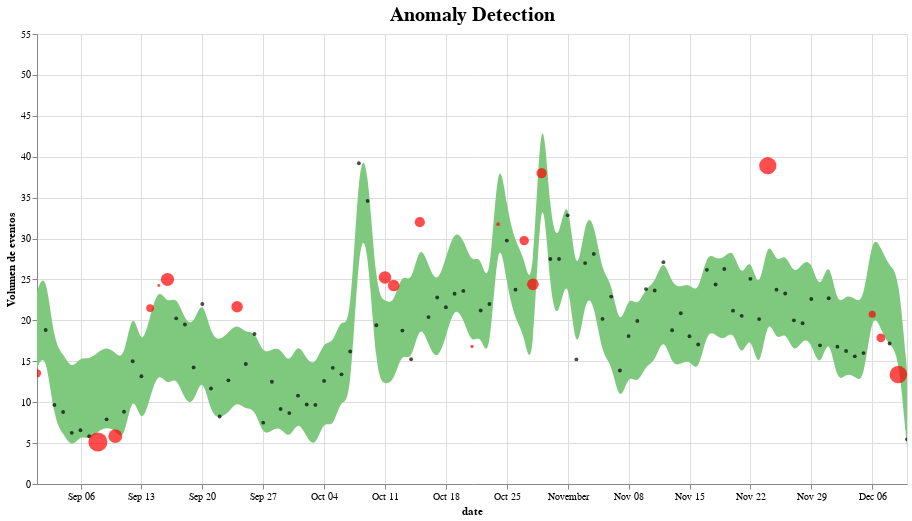

This figure's notebook cell:
### Code cell
def plot_anomalies(forecasted):
    interval = alt.Chart(forecasted).mark_area(interpolate="basis", color = '#7FC97F').encode(
    x=alt.X('ds:T',  title ='date'),
    y='yhat_upper',
    y2='yhat_lower',
    tooltip=['yearmonthdate(ds)', 'fact', 'yhat_lower', 'yhat_upper']
    ).interactive().properties(
        title='Anomaly Detection'
    )

    fact = alt.Chart(forecasted[forecasted.anomaly==0]).mark_circle(size=15, opacity=0.7, color = 'Black').encode(
        x='ds:T',
        y=alt.Y('fact', title='Volumen de eventos'),    
        tooltip=['yearmonthdate(ds)', 'fact', 'yhat_lower', 'yhat_upper']
    ).interactive()

    anomalies = alt.Chart(forecasted[forecasted.anomaly!=0]).mark_circle(size=30, color = 'Red').encode(
        x='ds:T',
        y=alt.Y('fact', title='Volumen de eventos'),    
        tooltip=['yearmonthdate(ds)', 'fact', 'yhat_lower', 'yhat_upper'],
        size = alt.Size( 'importance', legend=None)
    ).interactive()

    output = alt.layer(interval, fact, anomalies)\
              .properties(width=870, height=450)\
              .configure_title(fontSize=20)
    
    return output
              
plot_anomalies(pred)

### Figure 1 — Vega-Lite specification as saved in the notebook (floating-point values rounded to 4 significant figures)
{"$schema": "https://vega.github.io/schema/vega-lite/v4.8.1.json", "config": {"title": {"fontSize": 20}, "view": {"continuousHeight": 300, "continuousWidth": 400}}, "datasets": {"data-140708151720ecef936667dbf5d0ce32": [{"anomaly": -1, "ds": "2020-09-01T00:00:00", "fact": 13.53, "importance": 0.04706, "trend": 21.08, "yhat": 18.71, "yhat_lower": 14.17, "yhat_upper": 23.55}, {"anomaly": 0, "ds": "2020-09-02T00:00:00", "fact": 18.82, "importance": 0, "trend": 21.06, "yhat": 21.61, "yhat_lower": 16.45, "yhat_upper": 26.45}, {"anomaly": 0, "ds": "2020-09-03T00:00:00", "fact": 9.667, "importance": 0, "trend": 21.04, "yhat": 12.5, "yhat_lower": 7.582, "yhat_upper": 16.93}, {"anomaly": 0, "ds": "2020-09-04T00:00:00", "fact": 8.8, "importance": 0, "trend": 21.02, "yhat": 11.6, "yhat_lower": 6.222, "yhat_upper": 16.0}, {"anomaly": 0, "ds": "2020-09-05T00:00:00", "fact": 6.25, "importance": 0, "trend": 20.99, "yhat": 9.043, "yhat_lower": 4.328, "yhat_upper": 13.92}, {"anomaly": 0, "ds": "2020-09-06T00:00:00", "fact": 6.571, "importance": 0, "trend": 20.97, "yhat": 10.66, "yhat_lower": 6.027, "yhat_upper": 15.6}, {"anomaly": 0, "ds": "2020-09-07T00:00:00", "fact": 5.833, "importance": 0, "trend": 20.95, "yhat": 10.29, "yhat_lower": 5.344, "yhat_upper": 15.2}, {"anomaly": -1, "ds": "2020-09-08T00:00:00", "fact": 5.133, "importance": 0.2618, "trend": 20.93, "yhat": 11.2, "yhat_lower": 6.477, "yhat_upper": 16.1}, {"anomaly": 0, "ds": "2020-09-09T00:00:00", "fact": 7.9, "importance": 0, "trend": 20.9, "yhat": 11.89, "yhat_lower": 6.927, "yhat_upper": 16.81}, {"anomaly": -1, "ds": "2020-09-10T00:00:00", "fact": 5.846, "importance": 0.1367, "trend": 20.88, "yhat": 11.39, "yhat_lower": 6.645, "yhat_upper": 16.05}, {"anomaly": 0, "ds": "2020-09-11T00:00:00", "fact": 8.833, "importance": 0, "trend": 20.86, "yhat": 9.921, "yhat_lower": 4.985, "yhat_upper": 14.99}, {"anomaly": 0, "ds": "2020-09-12T00:00:00", "fact": 15, "importance": 0, "trend": 20.83, "yhat": 16.93, "yhat_lower": 11.76, "yhat_upper": 22.09}, {"anomaly": 0, "ds": "2020-09-13T00:00:00", "fact": 13.17, "importance": 0, "trend": 20.81, "yhat": 11.52, "yhat_lower": 6.862, "yhat_upper": 16.27}, {"anomaly": 1, "ds": "2020-09-14T00:00:00", "fact": 21.5, "importance": 0.04222, "trend": 20.79, "yhat": 15.56, "yhat_lower": 10.64, "yhat_upper": 20.59}, {"anomaly": 1, "ds": "2020-09-15T00:00:00", "fact": 24.25, "importance": 0.003426, "trend": 20.77, "yhat": 18.91, "yhat_lower": 13.88, "yhat_upper": 24.17}, {"anomaly": 1, "ds": "2020-09-16T00:00:00", "fact": 25, "importance": 0.1234, "trend": 20.74, "yhat": 16.95, "yhat_lower": 11.89, "yhat_upper": 21.92}, {"anomaly": 0, "ds": "2020-09-17T00:00:00", "fact": 20.25, "importance": 0, "trend": 20.72, "yhat": 18.24, "yhat_lower": 13.3, "yhat_upper": 23.12}, {"anomaly": 0, "ds": "2020-09-18T00:00:00", "fact": 19.5, "importance": 0, "trend": 20.7, "yhat": 15.02, "yhat_lower": 10.13, "yhat_upper": 19.96}, {"anomaly": 0, "ds": "2020-09-19T00:00:00", "fact": 14.25, "importance": 0, "trend": 20.68, "yhat": 14.65, "yhat_lower": 9.622, "yhat_upper": 19.31}, {"anomaly": 0, "ds": "2020-09-20T00:00:00", "fact": 22, "importance": 0, "trend": 20.65, "yhat": 18.2, "yhat_lower": 13.63, "yhat_upper": 23.04}, {"anomaly": 0, "ds": "2020-09-21T00:00:00", "fact": 11.67, "importance": 0, "trend": 20.63, "yhat": 13.32, "yhat_lower": 8.456, "yhat_upper": 18.08}, {"anomaly": 0, "ds": "2020-09-22T00:00:00", "fact": 8.25, "importance": 0, "trend": 20.61, "yhat": 12.68, "yhat_lower": 8.022, "yhat_upper": 17.5}, {"anomaly": 0, "ds": "2020-09-23T00:00:00", "fact": 12.67, "importance": 0, "trend": 20.59, "yhat": 13.68, "yhat_lower": 8.679, "yhat_upper": 18.55}, {"anomaly": 1, "ds": "2020-09-24T00:00:00", "fact": 21.67, "importance": 0.09408, "trend": 20.56, "yhat": 15.14, "yhat_lower": 10.18, "yhat_upper": 19.63}, {"anomaly": 0, "ds": "2020-09-25T00:00:00", "fact": 14.67, "importance": 0, "trend": 20.54, "yhat": 13.89, "yhat_lower": 9.041, "yhat_upper": 18.41}, {"anomaly": 0, "ds": "2020-09-26T00:00:00", "fact": 18.33, "importance": 0, "trend": 20.52, "yhat": 13.92, "yhat_lower": 9.368, "yhat_upper": 18.82}, {"anomaly": 0, "ds": "2020-09-27T00:00:00", "fact": 7.5, "importance": 0, "trend": 20.49, "yhat": 10.74, "yhat_lower": 5.826, "yhat_upper": 15.83}, {"anomaly": 0, "ds": "2020-09-28T00:00:00", "fact": 12.5, "importance": 0, "trend": 20.47, "yhat": 11.58, "yhat_lower": 6.58, "yhat_upper": 16.5}, {"anomaly": 0, "ds": "2020-09-29T00:00:00", "fact": 9.167, "importance": 0, "trend": 20.45, "yhat": 11.86, "yhat_lower": 7.033, "yhat_upper": 16.69}, {"anomaly": 0, "ds": "2020-09-30T00:00:00", "fact": 8.667, "importance": 0, "trend": 20.43, "yhat": 9.61, "yhat_lower": 5.321, "yhat_upper": 14.46}, {"anomaly": 0, "ds": "2020-10-01T00:00:00", "fact": 10.8, "importance": 0, "trend": 20.4, "yhat": 12.53, "yhat_lower": 7.918, "yhat_upper": 17.49}, {"anomaly": 0, "ds": "2020-10-02T00:00:00", "fact": 9.714, "importance": 0, "trend": 20.38, "yhat": 10.27, "yhat_lower": 5.624, "yhat_upper": 15.11}, {"anomaly": 0, "ds": "2020-10-03T00:00:00", "fact": 9.667, "importance": 0, "trend": 20.36, "yhat": 9.815, "yhat_lower": 4.399, "yhat_upper": 14.44}, {"anomaly": 0, "ds": "2020-10-04T00:00:00", "fact": 12.6, "importance": 0, "trend": 20.34, "yhat": 12.95, "yhat_lower": 7.971, "yhat_upper": 17.57}, {"anomaly": 0, "ds": "2020-10-05T00:00:00", "fact": 14.2, "importance": 0, "trend": 20.31, "yhat": 11.77, "yhat_lower": 6.61, "yhat_upper": 17.01}, {"anomaly": 0, "ds": "2020-10-06T00:00:00", "fact": 13.4, "importance": 0, "trend": 20.29, "yhat": 15.98, "yhat_lower": 10.75, "yhat_upper": 20.59}, {"anomaly": 0, "ds": "2020-10-07T00:00:00", "fact": 16.2, "importance": 0, "trend": 20.27, "yhat": 14.17, "yhat_lower": 9.183, "yhat_upper": 18.47}, {"anomaly": 0, "ds": "2020-10-08T00:00:00", "fact": 39.2, "importance": 0, "trend": 20.25, "yhat": 35.34, "yhat_lower": 30.48, "yhat_upper": 40.26}, {"anomaly": 0, "ds": "2020-10-09T00:00:00", "fact": 34.6, "importance": 0, "trend": 20.22, "yhat": 35.03, "yhat_lower": 30.0, "yhat_upper": 39.88}, {"anomaly": 0, "ds": "2020-10-10T00:00:00", "fact": 19.4, "importance": 0, "trend": 20.2, "yhat": 17.84, "yhat_lower": 13.02, "yhat_upper": 23.12}, {"anomaly": 1, "ds": "2020-10-11T00:00:00", "fact": 25.25, "importance": 0.1125, "trend": 20.18, "yhat": 17.46, "yhat_lower": 12.16, "yhat_upper": 22.41}, {"anomaly": 1, "ds": "2020-10-12T00:00:00", "fact": 24.25, "importance": 0.09503, "trend": 20.15, "yhat": 17.08, "yhat_lower": 12.48, "yhat_upper": 21.95}, {"anomaly": 0, "ds": "2020-10-13T00:00:00", "fact": 18.75, "importance": 0, "trend": 20.11, "yhat": 21.35, "yhat_lower": 16.38, "yhat_upper": 26.09}, {"anomaly": 0, "ds": "2020-10-14T00:00:00", "fact": 15.25, "importance": 0, "trend": 20.08, "yhat": 19.28, "yhat_lower": 14.62, "yhat_upper": 24.15}, {"anomaly": 1, "ds": "2020-10-15T00:00:00", "fact": 32, "importance": 0.07267, "trend": 20.04, "yhat": 24.95, "yhat_lower": 19.91, "yhat_upper": 29.67}, {"anomaly": 0, "ds": "2020-10-16T00:00:00", "fact": 20.4, "importance": 0, "trend": 19.99, "yhat": 21.72, "yhat_lower": 16.98, "yhat_upper": 26.71}, {"anomaly": 0, "ds": "2020-10-17T00:00:00", "fact": 22.8, "importance": 0, "trend": 19.93, "yhat": 19.68, "yhat_lower": 14.93, "yhat_upper": 24.29}, {"anomaly": 0, "ds": "2020-10-18T00:00:00", "fact": 21.6, "importance": 0, "trend": 19.88, "yhat": 22.78, "yhat_lower": 17.96, "yhat_upper": 27.67}, {"anomaly": 0, "ds": "2020-10-19T00:00:00", "fact": 23.25, "importance": 0, "trend": 19.81, "yhat": 26.48, "yhat_lower": 21.84, "yhat_upper": 31.08}, {"anomaly": 0, "ds": "2020-10-20T00:00:00", "fact": 23.6, "importance": 0, "trend": 19.74, "yhat": 25.23, "yhat_lower": 20.25, "yhat_upper": 30.04}, {"anomaly": -1, "ds": "2020-10-21T00:00:00", "fact": 16.8, "importance": 0.005278, "trend": 19.67, "yhat": 21.88, "yhat_lower": 16.89, "yhat_upper": 26.78}, {"anomaly": 0, "ds": "2020-10-22T00:00:00", "fact": 21.2, "importance": 0, "trend": 19.6, "yhat": 23.34, "yhat_lower": 18.6, "yhat_upper": 28.29}, {"anomaly": 0, "ds": "2020-10-23T00:00:00", "fact": 22, "importance": 0, "trend": 19.53, "yhat": 18.35, "yhat_lower": 13.91, "yhat_upper": 22.73}, {"anomaly": -1, "ds": "2020-10-24T00:00:00", "fact": 31.75, "importance": 0.007134, "trend": 19.45, "yhat": 36.85, "yhat_lower": 31.98, "yhat_upper": 41.91}, {"anomaly": 0, "ds": "2020-10-25T00:00:00", "fact": 29.75, "importance": 0, "trend": 19.38, "yhat": 28.77, "yhat_lower": 24.27, "yhat_upper": 33.72}, {"anomaly": 0, "ds": "2020-10-26T00:00:00", "fact": 23.75, "importance": 0, "trend": 19.31, "yhat": 24.77, "yhat_lower": 19.94, "yhat_upper": 29.41}, {"anomaly": 1, "ds": "2020-10-27T00:00:00", "fact": 29.75, "importance": 0.06164, "trend": 19.24, "yhat": 23.43, "yhat_lower": 18.49, "yhat_upper": 27.92}, {"anomaly": 1, "ds": "2020-10-28T00:00:00", "fact": 24.4, "importance": 0.09776, "trend": 19.17, "yhat": 17.22, "yhat_lower": 11.93, "yhat_upper": 22.01}, {"anomaly": -1, "ds": "2020-10-29T00:00:00", "fact": 38, "importance": 0.0763, "trend": 19.09, "yhat": 45.45, "yhat_lower": 40.9, "yhat_upper": 50.48}, {"anomaly": 0, "ds": "2020-10-30T00:00:00", "fact": 27.5, "importance": 0, "trend": 19.02, "yhat": 26.65, "yhat_lower": 22.08, "yhat_upper": 31.7}, {"anomaly": 0, "ds": "2020-10-31T00:00:00", "fact": 27.5, "importance": 0, "trend": 18.94, "yhat": 24.75, "yhat_lower": 19.9, "yhat_upper": 29.36}, {"anomaly": 0, "ds": "2020-11-01T00:00:00", "fact": 32.83, "importance": 0, "trend": 18.87, "yhat": 32.0, "yhat_lower": 27.03, "yhat_upper": 36.8}, {"anomaly": 0, "ds": "2020-11-02T00:00:00", "fact": 15.23, "importance": 0, "trend": 18.8, "yhat": 18.86, "yhat_lower": 14.02, "yhat_upper": 23.59}, {"anomaly": 0, "ds": "2020-11-03T00:00:00", "fact": 27, "importance": 0, "trend": 18.72, "yhat": 28.08, "yhat_lower": 23.17, "yhat_upper": 32.88}, {"anomaly": 0, "ds": "2020-11-04T00:00:00", "fact": 28.12, "importance": 0, "trend": 18.65, "yhat": 27.41, "yhat_lower": 22.37, "yhat_upper": 32.32}, {"anomaly": 0, "ds": "2020-11-05T00:00:00", "fact": 20.18, "importance": 0, "trend": 18.57, "yhat": 20.53, "yhat_lower": 15.43, "yhat_upper": 25.53}, {"anomaly": 0, "ds": "2020-11-06T00:00:00", "fact": 22.91, "importance": 0, "trend": 18.5, "yhat": 20.0, "yhat_lower": 15.09, "yhat_upper": 25.05}, {"anomaly": 0, "ds": "2020-11-07T00:00:00", "fact": 13.87, "importance": 0, "trend": 18.42, "yhat": 13.8, "yhat_lower": 9.339, "yhat_upper": 18.54}, {"anomaly": 0, "ds": "2020-11-08T00:00:00", "fact": 18.08, "importance": 0, "trend": 18.34, "yhat": 18.58, "yhat_lower": 13.69, "yhat_upper": 23.29}, {"anomaly": 0, "ds": "2020-11-09T00:00:00", "fact": 19.93, "importance": 0, "trend": 18.27, "yhat": 16.54, "yhat_lower": 12.03, "yhat_upper": 21.5}, {"anomaly": 0, "ds": "2020-11-10T00:00:00", "fact": 23.82, "importance": 0, "trend": 18.19, "yhat": 19.41, "yhat_lower": 14.61, "yhat_upper": 24.08}, {"anomaly": 0, "ds": "2020-11-11T00:00:00", "fact": 23.65, "importance": 0, "trend": 18.11, "yhat": 19.48, "yhat_lower": 14.76, "yhat_upper": 24.45}, {"anomaly": 0, "ds": "2020-11-12T00:00:00", "fact": 27.12, "importance": 0, "trend": 18.03, "yhat": 23.42, "yhat_lower": 18.32, "yhat_upper": 27.98}, {"anomaly": 0, "ds": "2020-11-13T00:00:00", "fact": 18.79, "importance": 0, "trend": 17.95, "yhat": 19.32, "yhat_lower": 14.42, "yhat_upper": 24.29}, {"anomaly": 0, "ds": "2020-11-14T00:00:00", "fact": 20.88, "importance": 0, "trend": 17.87, "yhat": 19.44, "yhat_lower": 14.65, "yhat_upper": 24.05}, {"anomaly": 0, "ds": "2020-11-15T00:00:00", "fact": 18.06, "importance": 0, "trend": 17.79, "yhat": 20.22, "yhat_lower": 15.27, "yhat_upper": 24.6}, {"anomaly": 0, "ds": "2020-11-16T00:00:00", "fact": 17.06, "importance": 0, "trend": 17.71, "yhat": 17.9, "yhat_lower": 13.36, "yhat_upper": 23.04}, {"anomaly": 0, "ds": "2020-11-17T00:00:00", "fact": 26.18, "importance": 0, "trend": 17.63, "yhat": 23.76, "yhat_lower": 18.81, "yhat_upper": 28.49}, {"anomaly": 0, "ds": "2020-11-18T00:00:00", "fact": 24.39, "importance": 0, "trend": 17.55, "yhat": 22.73, "yhat_lower": 18.27, "yhat_upper": 27.48}, {"anomaly": 0, "ds": "2020-11-19T00:00:00", "fact": 26.28, "importance": 0, "trend": 17.47, "yhat": 22.53, "yhat_lower": 17.46, "yhat_upper": 27.57}, {"anomaly": 0, "ds": "2020-11-20T00:00:00", "fact": 21.19, "importance": 0, "trend": 17.39, "yhat": 24.01, "yhat_lower": 19.07, "yhat_upper": 29.0}, {"anomaly": 0, "ds": "2020-11-21T00:00:00", "fact": 20.56, "importance": 0, "trend": 17.31, "yhat": 19.86, "yhat_lower": 14.94, "yhat_upper": 24.8}, {"anomaly": 0, "ds": "2020-11-22T00:00:00", "fact": 25.07, "importance": 0, "trend": 17.23, "yhat": 23.31, "yhat_lower": 18.9, "yhat_upper": 28.32}, {"anomaly": 0, "ds": "2020-11-23T00:00:00", "fact": 20.16, "importance": 0, "trend": 17.14, "yhat": 17.87, "yhat_lower": 12.78, "yhat_upper": 22.72}, {"anomaly": 1, "ds": "2020-11-24T00:00:00", "fact": 38.9, "importance": 0.2149, "trend": 17.06, "yhat": 25.57, "yhat_lower": 21.05, "yhat_upper": 30.54}, {"anomaly": 0, "ds": "2020-11-25T00:00:00", "fact": 23.75, "importance": 0, "trend": 16.98, "yhat": 21.61, "yhat_lower": 17.16, "yhat_upper": 26.66}, {"anomaly": 0, "ds": "2020-11-26T00:00:00", "fact": 23.28, "importance": 0, "trend": 16.9, "yhat": 23.73, "yhat_lower": 18.92, "yhat_upper": 28.47}, {"anomaly": 0, "ds": "2020-11-27T00:00:00", "fact": 20, "importance": 0, "trend": 16.82, "yhat": 20.53, "yhat_lower": 15.72, "yhat_upper": 25.44}, {"anomaly": 0, "ds": "2020-11-28T00:00:00", "fact": 19.65, "importance": 0, "trend": 16.74, "yhat": 22.25, "yhat_lower": 17.8, "yhat_upper": 27.06}, {"anomaly": 0, "ds": "2020-11-29T00:00:00", "fact": 22.61, "importance": 0, "trend": 16.65, "yhat": 22.24, "yhat_lower": 17.44, "yhat_upper": 27.46}, {"anomaly": 0, "ds": "2020-11-30T00:00:00", "fact": 16.95, "importance": 0, "trend": 16.57, "yhat": 18.56, "yhat_lower": 13.63, "yhat_upper": 23.07}, {"anomaly": 0, "ds": "2020-12-01T00:00:00", "fact": 22.7, "importance": 0, "trend": 16.49, "yhat": 23.51, "yhat_lower": 18.72, "yhat_upper": 28.21}, {"anomaly": 0, "ds": "2020-12-02T00:00:00", "fact": 16.78, "importance": 0, "trend": 16.41, "yhat": 16.83, "yhat_lower": 12.09, "yhat_upper": 21.49}, {"anomaly": 0, "ds": "2020-12-03T00:00:00", "fact": 16.25, "importance": 0, "trend": 16.33, "yhat": 18.44, "yhat_lower": 13.59, "yhat_upper": 23.23}, {"anomaly": 0, "ds": "2020-12-04T00:00:00", "fact": 15.6, "importance": 0, "trend": 16.25, "yhat": 18.02, "yhat_lower": 13.2, "yhat_upper": 22.65}, {"anomaly": 0, "ds": "2020-12-05T00:00:00", "fact": 16, "importance": 0, "trend": 16.17, "yhat": 16.99, "yhat_lower": 12.07, "yhat_upper": 21.96}, {"anomaly": -1, "ds": "2020-12-06T00:00:00", "fact": 20.75, "importance": 0.03454, "trend": 16.08, "yhat": 26.24, "yhat_lower": 21.47, "yhat_upper": 30.74}, {"anomaly": -1, "ds": "2020-12-07T00:00:00", "fact": 17.86, "importance": 0.05507, "trend": 16.0, "yhat": 23.77, "yhat_lower": 18.84, "yhat_upper": 28.91}, {"anomaly": 0, "ds": "2020-12-08T00:00:00", "fact": 17.18, "importance": 0, "trend": 15.92, "yhat": 21.7, "yhat_lower": 16.82, "yhat_upper": 26.43}, {"anomaly": -1, "ds": "2020-12-09T00:00:00", "fact": 13.38, "importance": 0.2219, "trend": 15.84, "yhat": 21.46, "yhat_lower": 16.34, "yhat_upper": 26.15}, {"anomaly": 0, "ds": "2020-12-10T00:00:00", "fact": 5.462, "importance": 0, "trend": 15.76, "yhat": 9.253, "yhat_lower": 4.424, "yhat_upper": 13.79}], "data-1d799fb8741b6af867c2f62910e7fee2": [{"anomaly": 0, "ds": "2020-09-02T00:00:00", "fact": 18.82, "importance": 0, "trend": 21.06, "yhat": 21.61, "yhat_lower": 16.45, "yhat_upper": 26.45}, {"anomaly": 0, "ds": "2020-09-03T00:00:00", "fact": 9.667, "importance": 0, "trend": 21.04, "yhat": 12.5, "yhat_lower": 7.582, "yhat_upper": 16.93}, {"anomaly": 0, "ds": "2020-09-04T00:00:00", "fact": 8.8, "importance": 0, "trend": 21.02, "yhat": 11.6, "yhat_lower": 6.222, "yhat_upper": 16.0}, {"anomaly": 0, "ds": "2020-09-05T00:00:00", "fact": 6.25, "importance": 0, "trend": 20.99, "yhat": 9.043, "yhat_lower": 4.328, "yhat_upper": 13.92}, {"anomaly": 0, "ds": "2020-09-06T00:00:00", "fact": 6.571, "importance": 0, "trend": 20.97, "yhat": 10.66, "yhat_lower": 6.027, "yhat_upper": 15.6}, {"anomaly": 0, "ds": "2020-09-07T00:00:00", "fact": 5.833, "importance": 0, "trend": 20.95, "yhat": 10.29, "yhat_lower": 5.344, "yhat_upper": 15.2}, {"anomaly": 0, "ds": "2020-09-09T00:00:00", "fact": 7.9, "importance": 0, "trend": 20.9, "yhat": 11.89, "yhat_lower": 6.927, "yhat_upper": 16.81}, {"anomaly": 0, "ds": "2020-09-11T00:00:00", "fact": 8.833, "importance": 0, "trend": 20.86, "yhat": 9.921, "yhat_lower": 4.985, "yhat_upper": 14.99}, {"anomaly": 0, "ds": "2020-09-12T00:00:00", "fact": 15, "importance": 0, "trend": 20.83, "yhat": 16.93, "yhat_lower": 11.76, "yhat_upper": 22.09}, {"anomaly": 0, "ds": "2020-09-13T00:00:00", "fact": 13.17, "importance": 0, "trend": 20.81, "yhat": 11.52, "yhat_lower": 6.862, "yhat_upper": 16.27}, {"anomaly": 0, "ds": "2020-09-17T00:00:00", "fact": 20.25, "importance": 0, "trend": 20.72, "yhat": 18.24, "yhat_lower": 13.3, "yhat_upper": 23.12}, {"anomaly": 0, "ds": "2020-09-18T00:00:00", "fact": 19.5, "importance": 0, "trend": 20.7, "yhat": 15.02, "yhat_lower": 10.13, "yhat_upper": 19.96}, {"anomaly": 0, "ds": "2020-09-19T00:00:00", "fact": 14.25, "importance": 0, "trend": 20.68, "yhat": 14.65, "yhat_lower": 9.622, "yhat_upper": 19.31}, {"anomaly": 0, "ds": "2020-09-20T00:00:00", "fact": 22, "importance": 0, "trend": 20.65, "yhat": 18.2, "yhat_lower": 13.63, "yhat_upper": 23.04}, {"anomaly": 0, "ds": "2020-09-21T00:00:00", "fact": 11.67, "importance": 0, "trend": 20.63, "yhat": 13.32, "yhat_lower": 8.456, "yhat_upper": 18.08}, {"anomaly": 0, "ds": "2020-09-22T00:00:00", "fact": 8.25, "importance": 0, "trend": 20.61, "yhat": 12.68, "yhat_lower": 8.022, "yhat_upper": 17.5}, {"anomaly": 0, "ds": "2020-09-23T00:00:00", "fact": 12.67, "importance": 0, "trend": 20.59, "yhat": 13.68, "yhat_lower": 8.679, "yhat_upper": 18.55}, {"anomaly": 0, "ds": "2020-09-25T00:00:00", "fact": 14.67, "importance": 0, "trend": 20.54, "yhat": 13.89, "yhat_lower": 9.041, "yhat_upper": 18.41}, {"anomaly": 0, "ds": "2020-09-26T00:00:00", "fact": 18.33, "importance": 0, "trend": 20.52, "yhat": 13.92, "yhat_lower": 9.368, "yhat_upper": 18.82}, {"anomaly": 0, "ds": "2020-09-27T00:00:00", "fact": 7.5, "importance": 0, "trend": 20.49, "yhat": 10.74, "yhat_lower": 5.826, "yhat_upper": 15.83}, {"anomaly": 0, "ds": "2020-09-28T00:00:00", "fact": 12.5, "importance": 0, "trend": 20.47, "yhat": 11.58, "yhat_lower": 6.58, "yhat_upper": 16.5}, {"anomaly": 0, "ds": "2020-09-29T00:00:00", "fact": 9.167, "importance": 0, "trend": 20.45, "yhat": 11.86, "yhat_lower": 7.033, "yhat_upper": 16.69}, {"anomaly": 0, "ds": "2020-09-30T00:00:00", "fact": 8.667, "importance": 0, "trend": 20.43, "yhat": 9.61, "yhat_lower": 5.321, "yhat_upper": 14.46}, {"anomaly": 0, "ds": "2020-10-01T00:00:00", "fact": 10.8, "importance": 0, "trend": 20.4, "yhat": 12.53, "yhat_lower": 7.918, "yhat_upper": 17.49}, {"anomaly": 0, "ds": "2020-10-02T00:00:00", "fact": 9.714, "importance": 0, "trend": 20.38, "yhat": 10.27, "yhat_lower": 5.624, "yhat_upper": 15.11}, {"anomaly": 0, "ds": "2020-10-03T00:00:00", "fact": 9.667, "importance": 0, "trend": 20.36, "yhat": 9.815, "yhat_lower": 4.399, "yhat_upper": 14.44}, {"anomaly": 0, "ds": "2020-10-04T00:00:00", "fact": 12.6, "importance": 0, "trend": 20.34, "yhat": 12.95, "yhat_lower": 7.971, "yhat_upper": 17.57}, {"anomaly": 0, "ds": "2020-10-05T00:00:00", "fact": 14.2, "importance": 0, "trend": 20.31, "yhat": 11.77, "yhat_lower": 6.61, "yhat_upper": 17.01}, {"anomaly": 0, "ds": "2020-10-06T00:00:00", "fact": 13.4, "importance": 0, "trend": 20.29, "yhat": 15.98, "yhat_lower": 10.75, "yhat_upper": 20.59}, {"anomaly": 0, "ds": "2020-10-07T00:00:00", "fact": 16.2, "importance": 0, "trend": 20.27, "yhat": 14.17, "yhat_lower": 9.183, "yhat_upper": 18.47}, {"anomaly": 0, "ds": "2020-10-08T00:00:00", "fact": 39.2, "importance": 0, "trend": 20.25, "yhat": 35.34, "yhat_lower": 30.48, "yhat_upper": 40.26}, {"anomaly": 0, "ds": "2020-10-09T00:00:00", "fact": 34.6, "importance": 0, "trend": 20.22, "yhat": 35.03, "yhat_lower": 30.0, "yhat_upper": 39.88}, {"anomaly": 0, "ds": "2020-10-10T00:00:00", "fact": 19.4, "importance": 0, "trend": 20.2, "yhat": 17.84, "yhat_lower": 13.02, "yhat_upper": 23.12}, {"anomaly": 0, "ds": "2020-10-13T00:00:00", "fact": 18.75, "importance": 0, "trend": 20.11, "yhat": 21.35, "yhat_lower": 16.38, "yhat_upper": 26.09}, {"anomaly": 0, "ds": "2020-10-14T00:00:00", "fact": 15.25, "importance": 0, "trend": 20.08, "yhat": 19.28, "yhat_lower": 14.62, "yhat_upper": 24.15}, {"anomaly": 0, "ds": "2020-10-16T00:00:00", "fact": 20.4, "importance": 0, "trend": 19.99, "yhat": 21.72, "yhat_lower": 16.98, "yhat_upper": 26.71}, {"anomaly": 0, "ds": "2020-10-17T00:00:00", "fact": 22.8, "importance": 0, "trend": 19.93, "yhat": 19.68, "yhat_lower": 14.93, "yhat_upper": 24.29}, {"anomaly": 0, "ds": "2020-10-18T00:00:00", "fact": 21.6, "importance": 0, "trend": 19.88, "yhat": 22.78, "yhat_lower": 17.96, "yhat_upper": 27.67}, {"anomaly": 0, "ds": "2020-10-19T00:00:00", "fact": 23.25, "importance": 0, "trend": 19.81, "yhat": 26.48, "yhat_lower": 21.84, "yhat_upper": 31.08}, {"anomaly": 0, "ds": "2020-10-20T00:00:00", "fact": 23.6, "importance": 0, "trend": 19.74, "yhat": 25.23, "yhat_lower": 20.25, "yhat_upper": 30.04}, {"anomaly": 0, "ds": "2020-10-22T00:00:00", "fact": 21.2, "importance": 0, "trend": 19.6, "yhat": 23.34, "yhat_lower": 18.6, "yhat_upper": 28.29}, {"anomaly": 0, "ds": "2020-10-23T00:00:00", "fact": 22, "importance": 0, "trend": 19.53, "yhat": 18.35, "yhat_lower": 13.91, "yhat_upper": 22.73}, {"anomaly": 0, "ds": "2020-10-25T00:00:00", "fact": 29.75, "importance": 0, "trend": 19.38, "yhat": 28.77, "yhat_lower": 24.27, "yhat_upper": 33.72}, {"anomaly": 0, "ds": "2020-10-26T00:00:00", "fact": 23.75, "importance": 0, "trend": 19.31, "yhat": 24.77, "yhat_lower": 19.94, "yhat_upper": 29.41}, {"anomaly": 0, "ds": "2020-10-30T00:00:00", "fact": 27.5, "importance": 0, "trend": 19.02, "yhat": 26.65, "yhat_lower": 22.08, "yhat_upper": 31.7}, {"anomaly": 0, "ds": "2020-10-31T00:00:00", "fact": 27.5, "importance": 0, "trend": 18.94, "yhat": 24.75, "yhat_lower": 19.9, "yhat_upper": 29.36}, {"anomaly": 0, "ds": "2020-11-01T00:00:00", "fact": 32.83, "importance": 0, "trend": 18.87, "yhat": 32.0, "yhat_lower": 27.03, "yhat_upper": 36.8}, {"anomaly": 0, "ds": "2020-11-02T00:00:00", "fact": 15.23, "importance": 0, "trend": 18.8, "yhat": 18.86, "yhat_lower": 14.02, "yhat_upper": 23.59}, {"anomaly": 0, "ds": "2020-11-03T00:00:00", "fact": 27, "importance": 0, "trend": 18.72, "yhat": 28.08, "yhat_lower": 23.17, "yhat_upper": 32.88}, {"anomaly": 0, "ds": "2020-11-04T00:00:00", "fact": 28.12, "importance": 0, "trend": 18.65, "yhat": 27.41, "yhat_lower": 22.37, "yhat_upper": 32.32}, {"anomaly": 0, "ds": "2020-11-05T00:00:00", "fact": 20.18, "importance": 0, "trend": 18.57, "yhat": 20.53, "yhat_lower": 15.43, "yhat_upper": 25.53}, {"anomaly": 0, "ds": "2020-11-06T00:00:00", "fact": 22.91, "importance": 0, "trend": 18.5, "yhat": 20.0, "yhat_lower": 15.09, "yhat_upper": 25.05}, {"anomaly": 0, "ds": "2020-11-07T00:00:00", "fact": 13.87, "importance": 0, "trend": 18.42, "yhat": 13.8, "yhat_lower": 9.339, "yhat_upper": 18.54}, {"anomaly": 0, "ds": "2020-11-08T00:00:00", "fact": 18.08, "importance": 0, "trend": 18.34, "yhat": 18.58, "yhat_lower": 13.69, "yhat_upper": 23.29}, {"anomaly": 0, "ds": "2020-11-09T00:00:00", "fact": 19.93, "importance": 0, "trend": 18.27, "yhat": 16.54, "yhat_lower": 12.03, "yhat_upper": 21.5}, {"anomaly": 0, "ds": "2020-11-10T00:00:00", "fact": 23.82, "importance": 0, "trend": 18.19, "yhat": 19.41, "yhat_lower": 14.61, "yhat_upper": 24.08}, {"anomaly": 0, "ds": "2020-11-11T00:00:00", "fact": 23.65, "importance": 0, "trend": 18.11, "yhat": 19.48, "yhat_lower": 14.76, "yhat_upper": 24.45}, {"anomaly": 0, "ds": "2020-11-12T00:00:00", "fact": 27.12, "importance": 0, "trend": 18.03, "yhat": 23.42, "yhat_lower": 18.32, "yhat_upper": 27.98}, {"anomaly": 0, "ds": "2020-11-13T00:00:00", "fact": 18.79, "importance": 0, "trend": 17.95, "yhat": 19.32, "yhat_lower": 14.42, "yhat_upper": 24.29}, {"anomaly": 0, "ds": "2020-11-14T00:00:00", "fact": 20.88, "importance": 0, "trend": 17.87, "yhat": 19.44, "yhat_lower": 14.65, "yhat_upper": 24.05}, {"anomaly": 0, "ds": "2020-11-15T00:00:00", "fact": 18.06, "importance": 0, "trend": 17.79, "yhat": 20.22, "yhat_lower": 15.27, "yhat_upper": 24.6}, {"anomaly": 0, "ds": "2020-11-16T00:00:00", "fact": 17.06, "importance": 0, "trend": 17.71, "yhat": 17.9, "yhat_lower": 13.36, "yhat_upper": 23.04}, {"anomaly": 0, "ds": "2020-11-17T00:00:00", "fact": 26.18, "importance": 0, "trend": 17.63, "yhat": 23.76, "yhat_lower": 18.81, "yhat_upper": 28.49}, {"anomaly": 0, "ds": "2020-11-18T00:00:00", "fact": 24.39, "importance": 0, "trend": 17.55, "yhat": 22.73, "yhat_lower": 18.27, "yhat_upper": 27.48}, {"anomaly": 0, "ds": "2020-11-19T00:00:00", "fact": 26.28, "importance": 0, "trend": 17.47, "yhat": 22.53, "yhat_lower": 17.46, "yhat_upper": 27.57}, {"anomaly": 0, "ds": "2020-11-20T00:00:00", "fact": 21.19, "importance": 0, "trend": 17.39, "yhat": 24.01, "yhat_lower": 19.07, "yhat_upper": 29.0}, {"anomaly": 0, "ds": "2020-11-21T00:00:00", "fact": 20.56, "importance": 0, "trend": 17.31, "yhat": 19.86, "yhat_lower": 14.94, "yhat_upper": 24.8}, {"anomaly": 0, "ds": "2020-11-22T00:00:00", "fact": 25.07, "importance": 0, "trend": 17.23, "yhat": 23.31, "yhat_lower": 18.9, "yhat_upper": 28.32}, {"anomaly": 0, "ds": "2020-11-23T00:00:00", "fact": 20.16, "importance": 0, "trend": 17.14, "yhat": 17.87, "yhat_lower": 12.78, "yhat_upper": 22.72}, {"anomaly": 0, "ds": "2020-11-25T00:00:00", "fact": 23.75, "importance": 0, "trend": 16.98, "yhat": 21.61, "yhat_lower": 17.16, "yhat_upper": 26.66}, {"anomaly": 0, "ds": "2020-11-26T00:00:00", "fact": 23.28, "importance": 0, "trend": 16.9, "yhat": 23.73, "yhat_lower": 18.92, "yhat_upper": 28.47}, {"anomaly": 0, "ds": "2020-11-27T00:00:00", "fact": 20, "importance": 0, "trend": 16.82, "yhat": 20.53, "yhat_lower": 15.72, "yhat_upper": 25.44}, {"anomaly": 0, "ds": "2020-11-28T00:00:00", "fact": 19.65, "importance": 0, "trend": 16.74, "yhat": 22.25, "yhat_lower": 17.8, "yhat_upper": 27.06}, {"anomaly": 0, "ds": "2020-11-29T00:00:00", "fact": 22.61, "importance": 0, "trend": 16.65, "yhat": 22.24, "yhat_lower": 17.44, "yhat_upper": 27.46}, {"anomaly": 0, "ds": "2020-11-30T00:00:00", "fact": 16.95, "importance": 0, "trend": 16.57, "yhat": 18.56, "yhat_lower": 13.63, "yhat_upper": 23.07}, {"anomaly": 0, "ds": "2020-12-01T00:00:00", "fact": 22.7, "importance": 0, "trend": 16.49, "yhat": 23.51, "yhat_lower": 18.72, "yhat_upper": 28.21}, {"anomaly": 0, "ds": "2020-12-02T00:00:00", "fact": 16.78, "importance": 0, "trend": 16.41, "yhat": 16.83, "yhat_lower": 12.09, "yhat_upper": 21.49}, {"anomaly": 0, "ds": "2020-12-03T00:00:00", "fact": 16.25, "importance": 0, "trend": 16.33, "yhat": 18.44, "yhat_lower": 13.59, "yhat_upper": 23.23}, {"anomaly": 0, "ds": "2020-12-04T00:00:00", "fact": 15.6, "importance": 0, "trend": 16.25, "yhat": 18.02, "yhat_lower": 13.2, "yhat_upper": 22.65}, {"anomaly": 0, "ds": "2020-12-05T00:00:00", "fact": 16, "importance": 0, "trend": 16.17, "yhat": 16.99, "yhat_lower": 12.07, "yhat_upper": 21.96}, {"anomaly": 0, "ds": "2020-12-08T00:00:00", "fact": 17.18, "importance": 0, "trend": 15.92, "yhat": 21.7, "yhat_lower": 16.82, "yhat_upper": 26.43}, {"anomaly": 0, "ds": "2020-12-10T00:00:00", "fact": 5.462, "importance": 0, "trend": 15.76, "yhat": 9.253, "yhat_lower": 4.424, "yhat_upper": 13.79}], "data-dd343f61547e4a0e742eee8e9c0c0e04": [{"anomaly": -1, "ds": "2020-09-01T00:00:00", "fact": 13.53, "importance": 0.04706, "trend": 21.08, "yhat": 18.71, "yhat_lower": 14.17, "yhat_upper": 23.55}, {"anomaly": -1, "ds": "2020-09-08T00:00:00", "fact": 5.133, "importance": 0.2618, "trend": 20.93, "yhat": 11.2, "yhat_lower": 6.477, "yhat_upper": 16.1}, {"anomaly": -1, "ds": "2020-09-10T00:00:00", "fact": 5.846, "importance": 0.1367, "trend": 20.88, "yhat": 11.39, "yhat_lower": 6.645, "yhat_upper": 16.05}, {"anomaly": 1, "ds": "2020-09-14T00:00:00", "fact": 21.5, "importance": 0.04222, "trend": 20.79, "yhat": 15.56, "yhat_lower": 10.64, "yhat_upper": 20.59}, {"anomaly": 1, "ds": "2020-09-15T00:00:00", "fact": 24.25, "importance": 0.003426, "trend": 20.77, "yhat": 18.91, "yhat_lower": 13.88, "yhat_upper": 24.17}, {"anomaly": 1, "ds": "2020-09-16T00:00:00", "fact": 25, "importance": 0.1234, "trend": 20.74, "yhat": 16.95, "yhat_lower": 11.89, "yhat_upper": 21.92}, {"anomaly": 1, "ds": "2020-09-24T00:00:00", "fact": 21.67, "importance": 0.09408, "trend": 20.56, "yhat": 15.14, "yhat_lower": 10.18, "yhat_upper": 19.63}, {"anomaly": 1, "ds": "2020-10-11T00:00:00", "fact": 25.25, "importance": 0.1125, "trend": 20.18, "yhat": 17.46, "yhat_lower": 12.16, "yhat_upper": 22.41}, {"anomaly": 1, "ds": "2020-10-12T00:00:00", "fact": 24.25, "importance": 0.09503, "trend": 20.15, "yhat": 17.08, "yhat_lower": 12.48, "yhat_upper": 21.95}, {"anomaly": 1, "ds": "2020-10-15T00:00:00", "fact": 32, "importance": 0.07267, "trend": 20.04, "yhat": 24.95, "yhat_lower": 19.91, "yhat_upper": 29.67}, {"anomaly": -1, "ds": "2020-10-21T00:00:00", "fact": 16.8, "importance": 0.005278, "trend": 19.67, "yhat": 21.88, "yhat_lower": 16.89, "yhat_upper": 26.78}, {"anomaly": -1, "ds": "2020-10-24T00:00:00", "fact": 31.75, "importance": 0.007134, "trend": 19.45, "yhat": 36.85, "yhat_lower": 31.98, "yhat_upper": 41.91}, {"anomaly": 1, "ds": "2020-10-27T00:00:00", "fact": 29.75, "importance": 0.06164, "trend": 19.24, "yhat": 23.43, "yhat_lower": 18.49, "yhat_upper": 27.92}, {"anomaly": 1, "ds": "2020-10-28T00:00:00", "fact": 24.4, "importance": 0.09776, "trend": 19.17, "yhat": 17.22, "yhat_lower": 11.93, "yhat_upper": 22.01}, {"anomaly": -1, "ds": "2020-10-29T00:00:00", "fact": 38, "importance": 0.0763, "trend": 19.09, "yhat": 45.45, "yhat_lower": 40.9, "yhat_upper": 50.48}, {"anomaly": 1, "ds": "2020-11-24T00:00:00", "fact": 38.9, "importance": 0.2149, "trend": 17.06, "yhat": 25.57, "yhat_lower": 21.05, "yhat_upper": 30.54}, {"anomaly": -1, "ds": "2020-12-06T00:00:00", "fact": 20.75, "importance": 0.03454, "trend": 16.08, "yhat": 26.24, "yhat_lower": 21.47, "yhat_upper": 30.74}, {"anomaly": -1, "ds": "2020-12-07T00:00:00", "fact": 17.86, "importance": 0.05507, "trend": 16.0, "yhat": 23.77, "yhat_lower": 18.84, "yhat_upper": 28.91}, {"anomaly": -1, "ds": "2020-12-09T00:00:00", "fact": 13.38, "importance": 0.2219, "trend": 15.84, "yhat": 21.46, "yhat_lower": 16.34, "yhat_upper": 26.15}]}, "height": 450, "layer": [{"data": {"name": "data-140708151720ecef936667dbf5d0ce32"}, "encoding": {"tooltip": [{"field": "ds", "timeUnit": "yearmonthdate", "type": "temporal"}, {"field": "fact", "type": "quantitative"}, {"field": "yhat_lower", "type": "quantitative"}, {"field": "yhat_upper", "type": "quantitative"}], "x": {"field": "ds", "title": "date", "type": "temporal"}, "y": {"field": "yhat_upper", "type": "quantitative"}, "y2": {"field": "yhat_lower"}}, "mark": {"color": "#7FC97F", "interpolate": "basis", "type": "area"}, "selection": {"selector082": {"bind": "scales", "encodings": ["x", "y"], "type": "interval"}}, "title": "Anomaly Detection"}, {"data": {"name": "data-1d799fb8741b6af867c2f62910e7fee2"}, "encoding": {"tooltip": [{"field": "ds", "timeUnit": "yearmonthdate", "type": "temporal"}, {"field": "fact", "type": "quantitative"}, {"field": "yhat_lower", "type": "quantitative"}, {"field": "yhat_upper", "type": "quantitative"}], "x": {"field": "ds", "type": "temporal"}, "y": {"field": "fact", "title": "Volumen de eventos", "type": "quantitative"}}, "mark": {"color": "Black", "opacity": 0.7, "size": 15, "type": "circle"}, "selection": {"selector083": {"bind": "scales", "encodings": ["x", "y"], "type": "interval"}}}, {"data": {"name": "data-dd343f61547e4a0e742eee8e9c0c0e04"}, "encoding": {"size": {"field": "importance", "legend": null, "type": "quantitative"}, "tooltip": [{"field": "ds", "timeUnit": "yearmonthdate", "type": "temporal"}, {"field": "fact", "type": "quantitative"}, {"field": "yhat_lower", "type": "quantitative"}, {"field": "yhat_upper", "type": "quantitative"}], "x": {"field": "ds", "type": "temporal"}, "y": {"field": "fact", "title": "Volumen de eventos", "type": "quantitative"}}, "mark": {"color": "Red", "size": 30, "type": "circle"}, "selection": {"selector084": {"bind": "scales", "encodings": ["x", "y"], "type": "interval"}}}], "width": 870}
